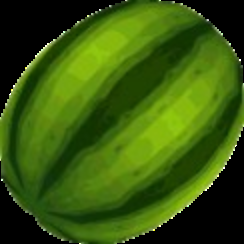
//> input picture images/watermelon.png, 244 x 244 px, given in place of the camera
$ ./main   (built with g++ and OpenCV 4)
//> lines starting //> are read from the running program, lines starting //| are printed output that depends on the picture; after the words box and inside, x2 and y2 are one past the last pixel; in counts of white or black regions, pixels touching at a corner belong together
### headers/Constants.hpp
//
// Created by arielhirsch on 7/3/25.
//

#pragma once
#include <opencv2/opencv.hpp>

namespace Constants {
    //screen constants
    inline constexpr int SCREEN_WIDTH = 700;
    inline constexpr int SCREEN_HEIGHT = 500;
    //hsv constants
    inline constexpr int H_PAD = 10;
    inline constexpr int S_PAD = 40;
    inline constexpr int V_PAD = 40;

    //fruit constants
    inline constexpr int STARTER_VELOCITY = -3;
    inline constexpr int WIDTH_HEIGHT = 100;
    inline constexpr double DOWNWARD_ACCELERATION = 0.33;
}

### headers/Fruit.hpp
//
// Created by arielhirsch on 7/5/25.
//
#pragma once
#include <iostream>


class Fruit {
    public:
        Fruit(int points,const std::string& image,double xVelocity, double yVelocity);
        void move();
        void slice();
        std::string getImage() const;
        double getX() const;
        double getY() const;
        double getXVelocity() const;
        double getYVelocity() const;
        unsigned int getPoints() const;
    private:
        unsigned int points;
        std::string image;
        double x;
        double y;
        double xVelocity;
        double yVelocity;

};

### headers/Game.hpp
//
// Created by arielhirsch on 7/2/25.
//

#pragma once

#include <opencv2/opencv.hpp>
#include "Fruit.hpp"


class Game {
    public:
        Game();
        void loop();
    private:
        bool isConfig;
        cv::Mat screen,bluredImage,hsvImage,maskImage;
        cv::VideoCapture cap;
        cv::Scalar lower;
        cv::Scalar higher;
        std::vector<Fruit> fruits;
        unsigned int round;
        unsigned int hp;
        void startRound();
        void renderFruits();
        void detectFinger();
        static void onMouseCallBack(int event,int x,int y,int,void*);
};

### src/Fruit.cpp
#include "../headers/Fruit.hpp"
#include "../headers/Constants.hpp"

std::string Fruit::getImage() const{
    return this->image;
}

Fruit::Fruit(int points, const std::string& image, double xVelocity, double yVelocity) {
    this->points = points;
    this-> image = image;
    this->xVelocity = xVelocity;
    this->yVelocity= yVelocity;
    this->x = Constants::SCREEN_WIDTH/2;
    this->y = Constants::SCREEN_HEIGHT+Constants::WIDTH_HEIGHT;
}

// [6 lines left out: function move, not called in this run]

void Fruit::slice() {

}

double Fruit::getX() const{
    return  this->x;
}

double Fruit::getY() const{
    return this->y;
}

 unsigned int Fruit::getPoints() const {
    return this->points;
}

double Fruit::getXVelocity() const{
    return this->xVelocity;
}

double Fruit::getYVelocity() const{
    return this->yVelocity;
}

cv::Rect Fruit::getFruitRect() const{
    return this->fruitRect;
}

void Fruit::setFruitRect(cv::Rect fruitRect) {
    this->fruitRect = fruitRect;
}

### src/Game.cpp


#include "../headers/Game.hpp"
#include "../headers/Constants.hpp"
#include <opencv2/opencv.hpp>
#include <chrono>
#include <memory>

Game::Game() {
    this->cap = cv::VideoCapture(0);
    this->isConfig = true;
    this-> lower = cv::Scalar(0,0,0);
    this-> higher = cv::Scalar(0,0,0);
    this->round = 0;
    this->hp;


    fruits.push_back(Fruit(10,"/home/arielhirsch/codingProjects/C++/ParticlesWIthOpenCV/images/watermelon.png",0.5,-18));

    cv::namedWindow("Image");
    cv::resizeWindow("Image",Constants::SCREEN_WIDTH,Constants::SCREEN_HEIGHT);
    if (!cap.isOpened()) {
        std::cerr << "can not open camera";
    }
}

//called every time the mouse is moved or interacted with
// [43 lines left out: functions onMouseCallBack, renderFruits, not called in this run]

void Game::loop() {

    cv::setMouseCallback("Image",onMouseCallBack,this);
    while (true) {
        cap.read(this->screen);
//> this->screen is the input picture: 244 rows x 244 cols, CV_8UC3; mean B, G, R 11.5, 87.8, 55.8
        cv::GaussianBlur(this->screen,this->bluredImage,cv::Size(7,7),0);//adjust for accuracy
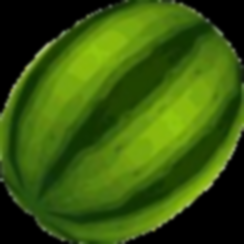
//> this->bluredImage: 244 rows x 244 cols, CV_8UC3; mean B, G, R 11.5, 87.8, 55.8
        cv::cvtColor(this->bluredImage,this->hsvImage,cv::COLOR_BGR2HSV);
//> this->hsvImage: 244 rows x 244 cols, CV_8UC3; mean H, S, V 35.1, 176.2, 87.8
        cv::inRange(this->hsvImage,this->lower,this->higher,this->maskImage);
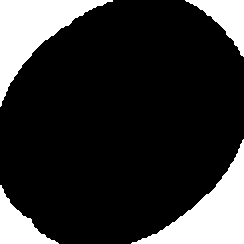
//> this->maskImage: 244 rows x 244 cols, CV_8UC1; 19.3% white; 4 white regions, box (x1, y1, x2, y2) and area: (0, 0, 113, 107) 4342, (131, 139, 244, 244) 4313, (0, 185, 59, 244) 1457, (185, 0, 244, 57) 1391
        //remove noise
        cv::erode(hsvImage,hsvImage,cv::Mat(),cv::Point(-1,-1),2);
//> hsvImage: 244 rows x 244 cols, CV_8UC3; mean H, S, V 33.3, 164.2, 78.1
        cv::dilate(hsvImage,hsvImage,cv::Mat(),cv::Point(-1,-1),2);
//> hsvImage: 244 rows x 244 cols, CV_8UC3; mean H, S, V 34.9, 174.2, 87

        if (this->isConfig) {
            cv::putText(this->screen, "Click your hand to calibrate. Press 's' to start game.",
                            {20, 40}, cv::FONT_HERSHEY_SIMPLEX, 0.7, {0, 255, 255}, 2);
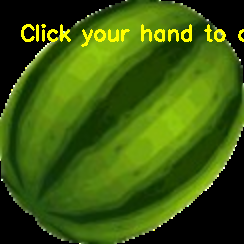
//> this->screen: 244 rows x 244 cols, CV_8UC3; 2.19% of pixels changed, all inside (x1, y1, x2, y2) = (21, 24, 244, 47)

            cv::imshow("Image",this->screen);
            cv::imshow("maskImage",this->maskImage);
            if (cv::waitKey(1) == 's') {
//> the 'q' key is pressed
                this->isConfig = false;
            }
            continue;
        }

        //Game logic
        detectFinger();
        renderFruits();//needs to be before the imshow so it will be on top of the image.


        checkColisions();

        cv::imshow("maskImage",this->maskImage);
        cv::imshow("Image",this->screen);


        if (cv::waitKey(1) == 'q') {
            break;
        }
    }
}


// [89 lines left out: functions detectFinger, drawSliceEffect, checkColisions, not called in this run]

### src/main.cpp
#include "../headers/Game.hpp"


int main() {
    Game game;
    game.loop();
}
// [80 lines of commented-out code are left out]
